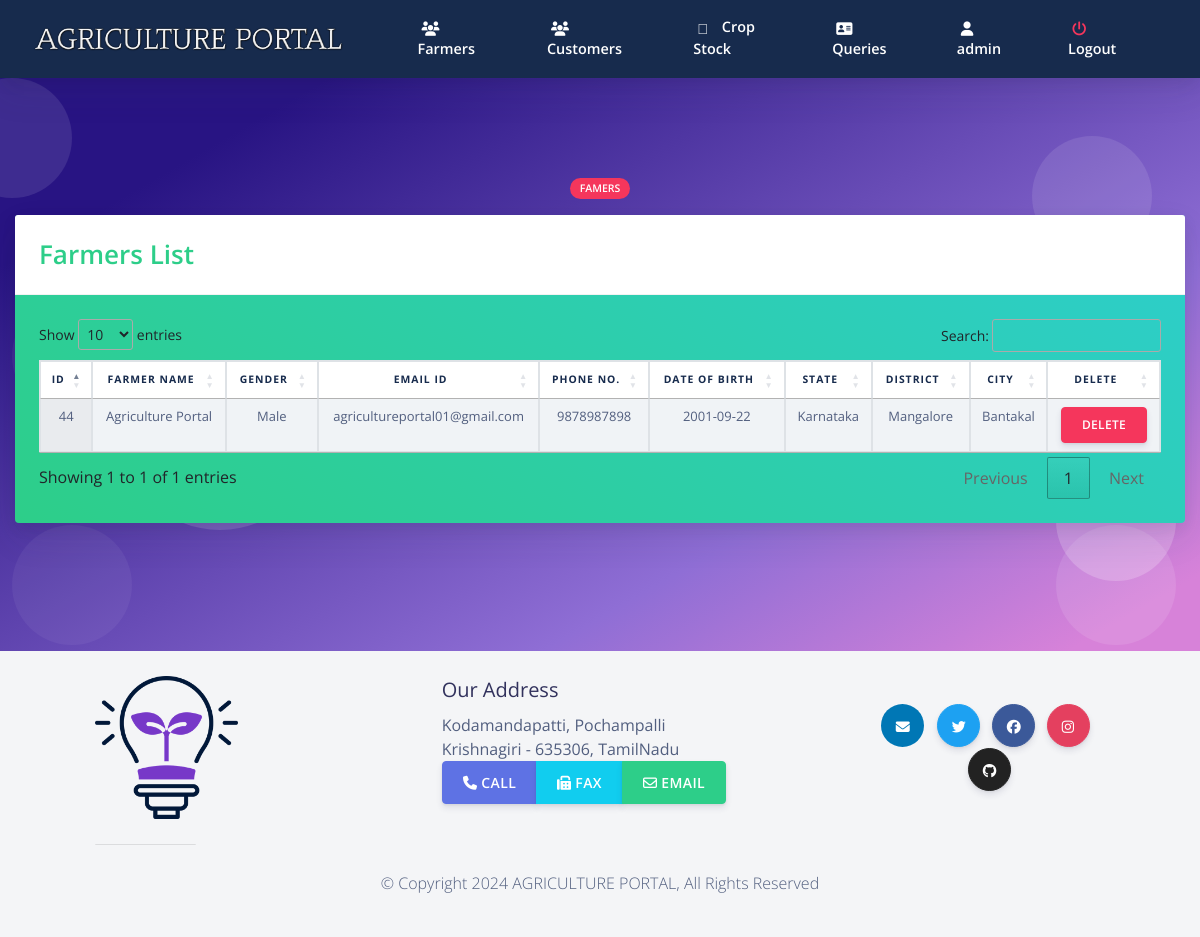
The app's page /admin/afarmers.php (signed in) with its own data.
### tables this page shows
CREATE TABLE `farmerlogin` (
  `farmer_id` int(11) NOT NULL,
  `farmer_name` varchar(255) NOT NULL,
  `password` varchar(255) NOT NULL,
  `email` varchar(255) NOT NULL,
  `phone_no` varchar(50) NOT NULL,
  `F_gender` varchar(255) NOT NULL,
  `F_birthday` varchar(255) NOT NULL,
  `F_State` varchar(255) NOT NULL,
  `F_District` varchar(255) NOT NULL,
  `F_Location` varchar(255) NOT NULL,
  `otp` int(20) DEFAULT NULL
);

### admin/afarmers.php (the view, shortened to what this page needs)
<?php
require('../sql.php');
$user = $_SESSION['admin_login_user'];
$query4 = "SELECT * from admin where admin_name ='$user'";
              $ses_sq4 = mysqli_query($conn, $query4);
              $row4 = mysqli_fetch_assoc($ses_sq4);
              $para2 = $row4['admin_name'];
?>
<!doctype html>
<html lang="en">
<?php require ('aheader.php');  ?>
  <body class="bg-white" id="top">
<?php require ('anav.php');  ?>
  <section class="section section-shaped section-lg">
    <div class="shape shape-style-1 shape-primary">
      <span></span>
      <span></span>
      <span></span>
      <span></span>
      <span></span>
      <span></span>
      <span></span>
      <span></span>
      <span></span>
    </div>
<div class="container-fluid ">
    	 <div class="row">
          <div class="col-md-8 mx-auto text-center">
            <span class="badge badge-danger badge-pill mb-3">Famers</span>
          </div>
        </div>
          <div class="row row-content">
            <div class="col-md-12 mb-3">
				<div class="card text-white bg-gradient-success mb-3">
				  <div class="card-header">
				  <span class=" text-success display-4" > Farmers List  </span>
				  </div>
				  <div class="card-body text-dark">
				<table class="table table-striped table-hover table-bordered bg-gradient-white text-center display" id="myTable">
    <thead>
					<tr class="font-weight-bold text-default">
            <th><center>ID</center></th>
					<th><center>Farmer Name</center></th>
					<th><center>Gender</center></th>
					<th><center>Email ID</center></th>
					<th><center>Phone no.</center></th>
					<th><center>Date of Birth</center></th>
					<th><center>State</center></th>
					<th><center>District</center></th>
					<th><center>City</center></th>
					<th><center>Delete</center></th>
        </tr>
    </thead>
    <tbody>
  						<?php
$sql = "SELECT farmer_name, farmer_id, F_gender, email, phone_no, F_birthday, F_State, F_District, F_Location FROM farmerlogin";
								$query = mysqli_query($conn,$sql);
								while($res = mysqli_fetch_array($query)){
				 ?>
		 <tr class="text-center">
							 <td> <?php echo $res['farmer_id'];  ?> </td>
							 <td> <?php echo $res['farmer_name'];  ?> </td>
							 <td> <?php echo $res['F_gender'];  ?> </td>
							 <td> <?php echo $res['email'];  ?> </td>
							 <td> <?php echo $res['phone_no'];  ?> </td>
							 <td> <?php echo $res['F_birthday'];  ?> </td>
							 <td> <?php echo $res['F_State'];  ?> </td>
							 <td> <?php echo $res['F_District'];  ?> </td>
							 <td> <?php echo $res['F_Location'];  ?> </td>
							<td > <button class="btn btn-sm btn-danger" > <a href="afdelete.php?id=<?php echo $res['farmer_id']; ?>"  class=" nav-link text-white">Delete</a> </button> </td>
							</tr>
							 <?php
							 }
							  ?>
    </tbody>
	</table>
</div>
				</div>
            </div>
          </div>
        </div>
</section>
	   <?php require("footer.php");?>
</body>
</html>

### admin/anav.php (shortened to what this page needs)
<nav
     id="navbar-main"
     class="
       navbar navbar-main navbar-expand-lg
       bg-default
       navbar-light
       position-sticky
       top-0
       shadow
       py-0
     "
   >
     <div class="container-fluid">
       <ul class="navbar-nav navbar-nav-hover align-items-lg-center">
         <li class="nav-item dropdown">
           <a href="../index.php" class="navbar-brand mr-lg-5 text-white">
                              <img src="../assets/img/nav.png" />
           </a>
         </li>
       </ul>
       <div class="navbar-collapse collapse bg-default" id="navbar_global">
         <ul class="navbar-nav align-items-lg-center ml-auto topnav">
		 <li class="nav-item">
             <a href="afarmers.php" class="nav-link">
               <span class="text-white nav-link-inner--text font-weight-bold"
                 ><i class="text-white fas fa-users"></i> Farmers</span
               >
             </a>
           </li>
		<li class="nav-item">
             <a href="acustomers.php" class="nav-link">
               <span class="text-white nav-link-inner--text font-weight-bold"
                 ><i class="text-white fas fa-users"></i> Customers</span
               >
             </a>
           </li>
		<li class="nav-item">
             <a href="aproducedcrop.php" class="nav-link">
               <span class="text-white nav-link-inner--text font-weight-bold"
                 ><i class="text-white fad fa-store-alt"></i> Crop Stock</span
               >
             </a>
           </li>
		<li class="nav-item">
             <a href="aviewmsg.php" class="nav-link">
               <span class="text-white nav-link-inner--text font-weight-bold"
                 ><i class="text-white fas fa-address-card"></i> Queries</span
               >
             </a>
           </li>
	   <li class="nav-item">
             <a href="aprofile.php" class="nav-link">
               <span class="text-white nav-link-inner--text font-weight-bold"
                 ><i class="text-white fas fa-user"></i> <?php echo $para2 ?> </span
               >
             </a>
           </li>
	   <li class="nav-item">
             <a href="alogout.php" class="nav-link">
               <span class="text-white nav-link-inner--text font-weight-bold"
                 ><i class="text-danger fas fa-power-off"></i> Logout </span
               >
             </a>
           </li>
         </ul>
       </div>
     </div>
   </nav>

### admin/anav.php (style rules this page uses)
.topnav a { border-bottom: 3px solid transparent; }

### records on screen
farmerlogin: farmer_id "44", farmer_name "Agriculture Portal", F_gender "Male", email "agricultureportal01@gmail.com", phone_no "9878987898", F_birthday "2001-09-22", F_State "Karnataka", F_District "Mangalore", F_Location "Bantakal"

### other values on screen
$para2 "admin"
